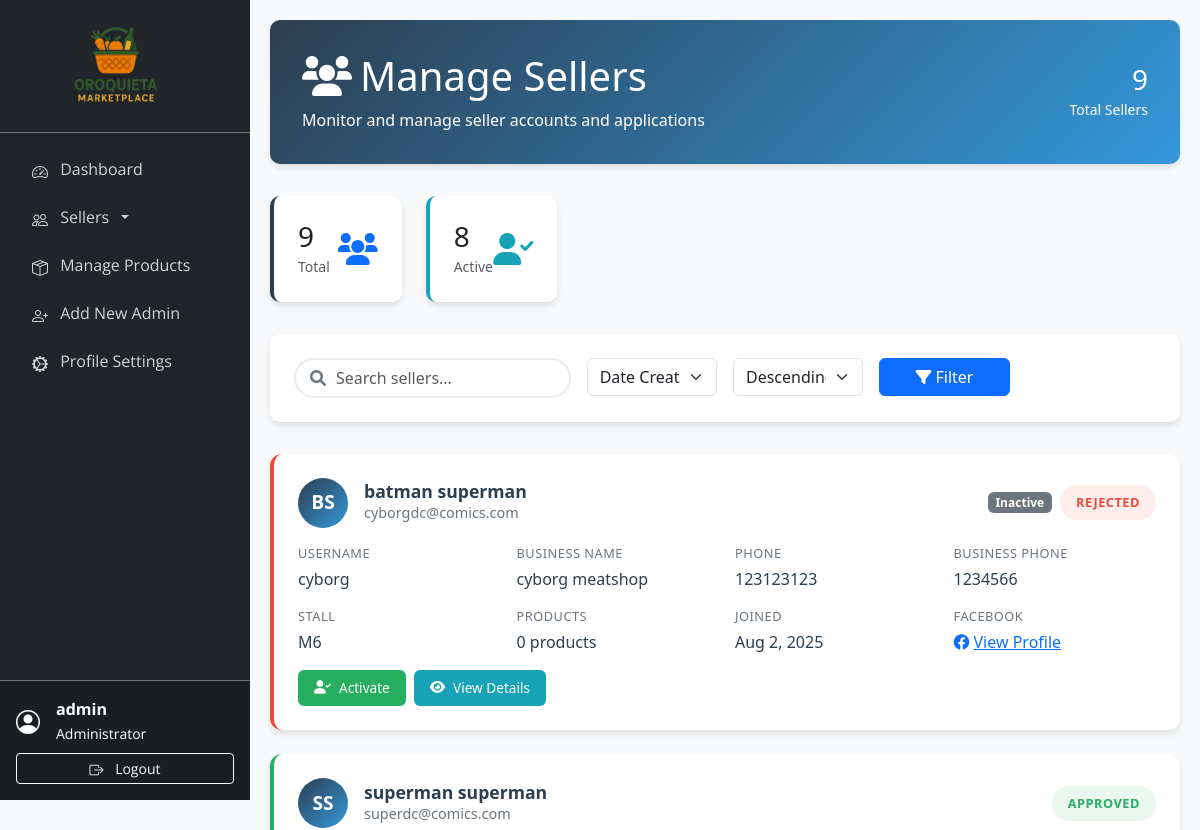
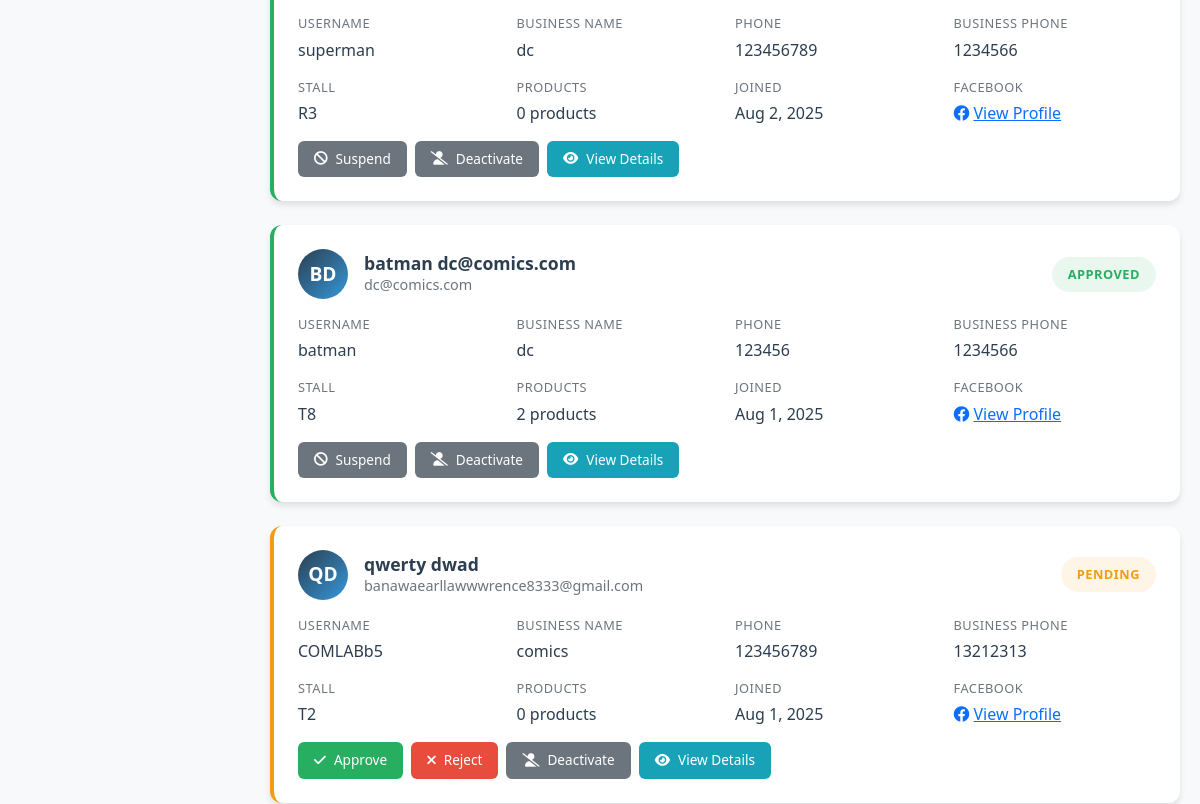
Page /admin/manage_sellers.php (signed in, upper part) on the earlier database version (2 pictures, top to bottom).
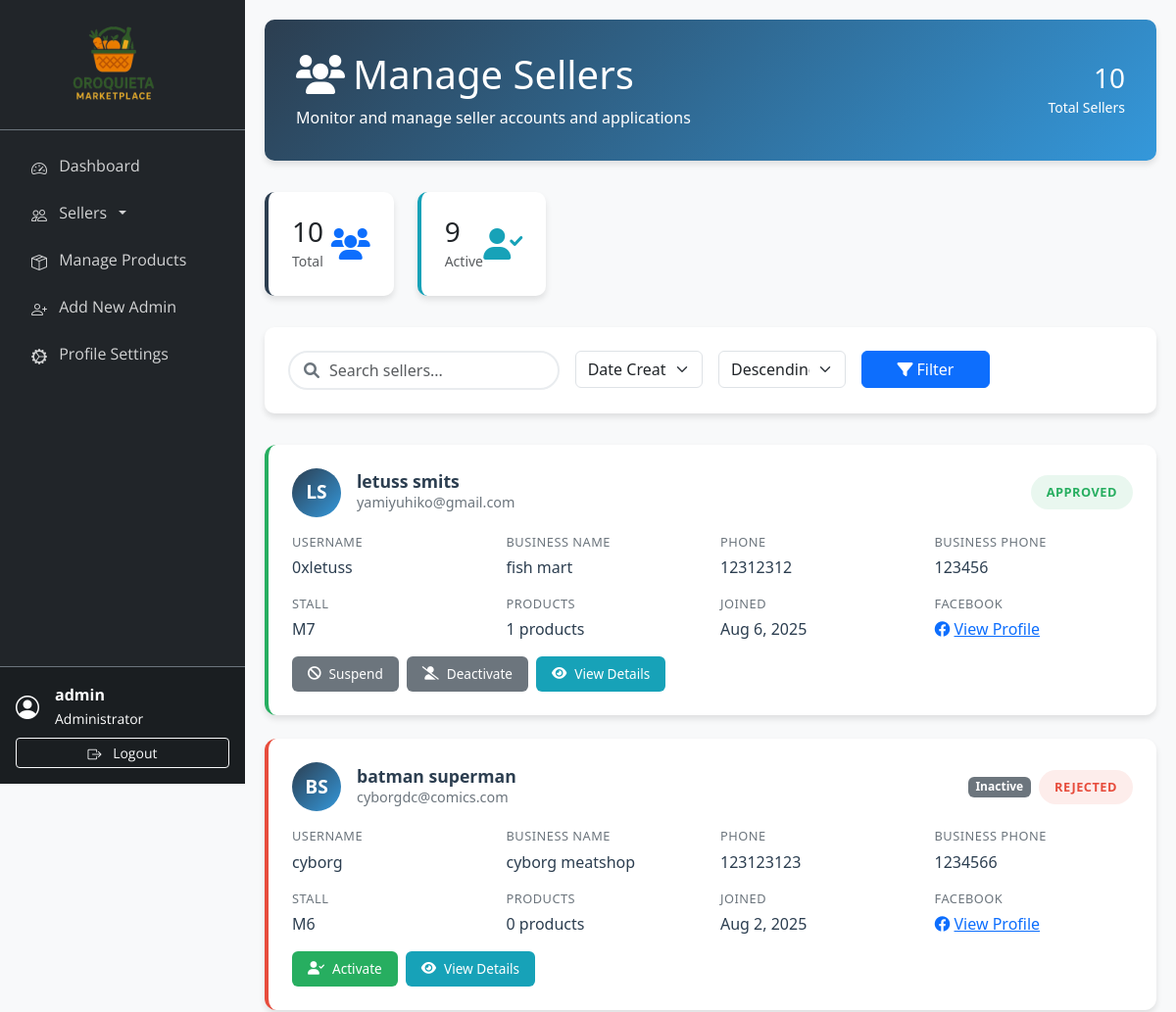
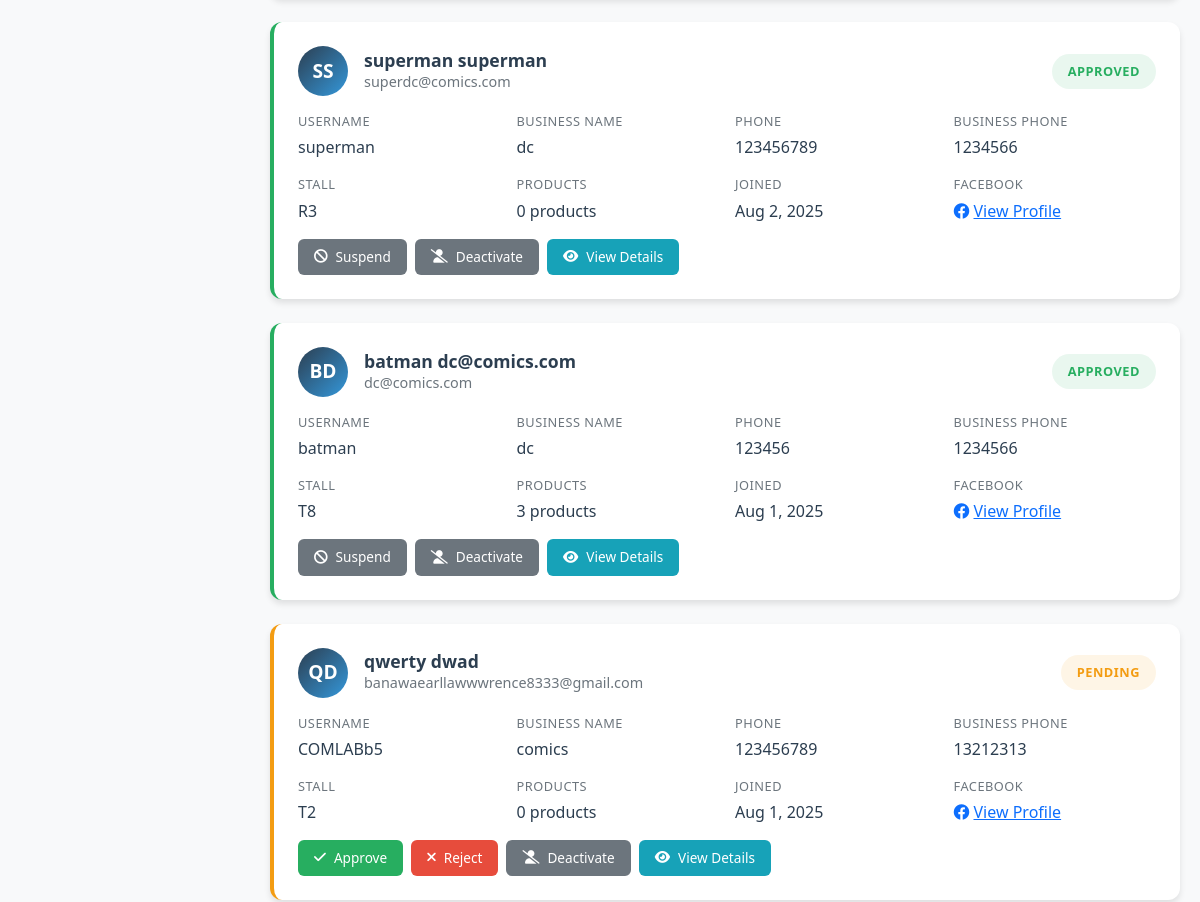
Same page on the later database version (2 pictures, top to bottom).
### tables this page shows
CREATE TABLE `sellers` (
  `id` int(11) NOT NULL,
  `username` varchar(50) NOT NULL,
  `email` varchar(100) NOT NULL,
  `password` varchar(255) NOT NULL,
  `first_name` varchar(50) DEFAULT NULL,
  `last_name` varchar(50) DEFAULT NULL,
  `phone` varchar(20) DEFAULT NULL,
  `address` text DEFAULT NULL,
  `profile_image` varchar(255) DEFAULT NULL,
  `facebook_url` varchar(255) DEFAULT NULL,
  `is_active` tinyint(1) DEFAULT 1,
  `status` enum('pending','approved','rejected','suspended') DEFAULT 'pending',
  `created_at` timestamp NOT NULL DEFAULT current_timestamp(),
  `updated_at` timestamp NOT NULL DEFAULT current_timestamp() ON UPDATE current_timestamp()
);

### admin/manage_sellers.php (the view, shortened to what the changed rows need)
<?php
require_once '../includes/db_connect.php';
$sort_by = $_GET['sort'] ?? 'created_at';
$sort_order = $_GET['order'] ?? 'DESC';
$where_conditions = [];
$params = [];
$where_clause = !empty($where_conditions) ? 'WHERE ' . implode(' AND ', $where_conditions) : '';
$valid_sorts = ['created_at', 'username', 'status', 'first_name', 'last_name'];
$sort_by = in_array($sort_by, $valid_sorts) ? $sort_by : 'created_at';
$sort_order = in_array(strtoupper($sort_order), ['ASC', 'DESC']) ? strtoupper($sort_order) : 'DESC';
$query = "
    SELECT
        s.*,
        sa.business_name,
        sa.business_phone,
        sa.selected_stall,
        st.stall_number,
        (SELECT COUNT(*) FROM products p WHERE p.seller_id = s.id) as product_count
    FROM sellers s
    LEFT JOIN seller_applications sa ON s.id = sa.seller_id
    LEFT JOIN stalls st ON sa.selected_stall = st.stall_number
    {$where_clause}
    ORDER BY s.{$sort_by} {$sort_order}
";
$stmt = $pdo->prepare($query);
$stmt->execute($params);
$sellers = $stmt->fetchAll(PDO::FETCH_ASSOC);
$stats_query = "
    SELECT
        COUNT(*) as total,
        SUM(CASE WHEN is_active = 1 THEN 1 ELSE 0 END) as active
    FROM sellers
";
$stats_stmt = $pdo->query($stats_query);
$stats = $stats_stmt->fetch(PDO::FETCH_ASSOC);
?>
<!DOCTYPE html>
<html lang="en">
<head>
    <link href="https://cdn.jsdelivr.net/npm/bootstrap@5.3.0/dist/css/bootstrap.min.css" rel="stylesheet">
    <link href="https://cdnjs.cloudflare.com/ajax/libs/font-awesome/6.0.0/css/all.min.css" rel="stylesheet">
    <link href="https://cdn.jsdelivr.net/npm/bootstrap-icons@1.10.0/font/bootstrap-icons.css" rel="stylesheet">
</head>
<body>
    <div class="main-content">
        <div class="page-header">
            <div class="d-flex justify-content-between align-items-center">
                <div>
                    <h1 class="mb-2"><i class="fas fa-users me-2"></i>Manage Sellers</h1>
                </div>
                <div class="text-end">
                    <h3 class="mb-0"><?php echo $stats['total']; ?></h3>
                    <small>Total Sellers</small>
                </div>
            </div>
        </div>
        <div class="row stats-row">
            <div class="col-md-2">
                <div class="stat-card">
                    <div class="d-flex justify-content-between align-items-center">
                        <div>
                            <h3 class="mb-0"><?php echo $stats['total']; ?></h3>
                            <small class="text-muted">Total</small>
                        </div>
                    </div>
                </div>
            </div>
            <div class="col-md-2">
                <div class="stat-card active">
                    <div class="d-flex justify-content-between align-items-center">
                        <div>
                            <h3 class="mb-0"><?php echo $stats['active']; ?></h3>
                            <small class="text-muted">Active</small>
                        </div>
                    </div>
                </div>
            </div>
        </div>
        <div class="sellers-container">
            <?php if (empty($sellers)): ?>
                <div class="empty-state">
                    <i class="fas fa-users"></i>
                    <h3>No sellers found</h3>
                    <p>No sellers match your current filters.</p>
                </div>
            <?php else: ?>
                <?php foreach ($sellers as $seller): ?>
                    <div class="seller-card <?php echo $seller['status']; ?>">
                        <div class="seller-header">
                            <div class="d-flex align-items-center flex-grow-1">
                                <div class="seller-avatar">
                                    <?php
                                    $initials = strtoupper(substr($seller['first_name'] ?: $seller['username'], 0, 1) .
                                        substr($seller['last_name'] ?: '', 0, 1));
                                    echo $initials;
                                    ?>
                                </div>
                                <div class="seller-info">
                                    <h5 class="seller-name">
                                        <?php echo htmlspecialchars($seller['first_name'] . ' ' . $seller['last_name']) ?: htmlspecialchars($seller['username']); ?>
                                    </h5>
                                    <p class="seller-email"><?php echo htmlspecialchars($seller['email']); ?></p>
                                </div>
                            </div>
                            <div class="d-flex align-items-center gap-2">
                                <?php if (!$seller['is_active']): ?>
                                    <span class="badge bg-secondary">Inactive</span>
                                <?php endif; ?>
                                <span class="status-badge status-<?php echo $seller['status']; ?>">
                                    <?php echo ucfirst($seller['status']); ?>
                                </span>
                            </div>
                        </div>
                        <div class="seller-details">
                            <div class="detail-item">
                                <span class="detail-label">Username</span>
                                <span class="detail-value"><?php echo htmlspecialchars($seller['username']); ?></span>
                            </div>
                            <div class="detail-item">
                                <span class="detail-label">Business Name</span>
                                <span
                                    class="detail-value"><?php echo htmlspecialchars($seller['business_name'] ?: 'N/A'); ?></span>
                            </div>
                            <div class="detail-item">
                                <span class="detail-label">Phone</span>
                                <span class="detail-value"><?php echo htmlspecialchars($seller['phone'] ?: 'N/A'); ?></span>
                            </div>
                            <div class="detail-item">
                                <span class="detail-label">Business Phone</span>
                                <span
                                    class="detail-value"><?php echo htmlspecialchars($seller['business_phone'] ?: 'N/A'); ?></span>
                            </div>
                            <div class="detail-item">
                                <span class="detail-label">Stall</span>
                                <span
                                    class="detail-value"><?php echo htmlspecialchars($seller['selected_stall'] ?: 'Not assigned'); ?></span>
                            </div>
                            <div class="detail-item">
                                <span class="detail-label">Products</span>
                                <span class="detail-value"><?php echo $seller['product_count']; ?> products</span>
                            </div>
                            <div class="detail-item">
                                <span class="detail-label">Joined</span>
                                <span
                                    class="detail-value"><?php echo date('M j, Y', strtotime($seller['created_at'])); ?></span>
                            </div>
                            <div class="detail-item">
                                <span class="detail-label">Facebook</span>
                                <span class="detail-value">
                                    <?php if ($seller['facebook_url']): ?>
                                        <a href="<?php echo htmlspecialchars($seller['facebook_url']); ?>" target="_blank"
                                            class="text-primary">
                                            <i class="fab fa-facebook me-1"></i>View Profile
                                        </a>
                                    <?php else: ?>
                                        N/A
                                    <?php endif; ?>
                                </span>
                            </div>
                        </div>
                        <div class="action-buttons">
                            <?php if ($seller['status'] === 'pending'): ?>
                                <button type="button" class="btn-action btn-approve"
                                    onclick="showApproveModal(<?php echo $seller['id']; ?>)">
                                    <i class="fas fa-check"></i>Approve
                                </button>
                                <button type="button" class="btn-action btn-reject"
                                    onclick="showRejectModal(<?php echo $seller['id']; ?>)">
                                    <i class="fas fa-times"></i>Reject
                                </button>
                            <?php endif; ?>
                            <?php if ($seller['status'] === 'approved'): ?>
                                <button type="button" class="btn-action btn-suspend"
                                    onclick="showSuspendModal(<?php echo $seller['id']; ?>)">
                                    <i class="fas fa-ban"></i>Suspend
                                </button>
                            <?php endif; ?>
                            <?php if ($seller['is_active']): ?>
                                <button type="button" class="btn-action btn-suspend"
                                    onclick="showDeactivateModal(<?php echo $seller['id']; ?>)">
                                    <i class="fas fa-user-slash"></i>Deactivate
                                </button>
                            <?php else: ?>
                                <button type="button" class="btn-action btn-approve"
                                    onclick="showActivateModal(<?php echo $seller['id']; ?>)">
                                    <i class="fas fa-user-check"></i>Activate
                                </button>
                            <?php endif; ?>
                            <button type="button" class="btn-action btn-view"
                                onclick="viewSellerDetails(<?php echo $seller['id']; ?>)">
                                <i class="fas fa-eye"></i>View Details
                            </button>
                        </div>
                    </div>
                <?php endforeach; ?>
            <?php endif; ?>
        </div>
    </div>
</body>
</html>

Differences in the rows shown:
added sellers: initials "LS", first_name+last_name "letuss smits", email "yamiyuhiko@gmail.com", status "APPROVED", username "0xletuss", business_name "fish mart", phone "12312312", business_phone "123456", selected_stall "M7", product_count "1", created_at "Aug 6, 2025"
computed for sellers "BD": product_count "2" → "3"
Other differences:
$stats['total']: "9" → "10"
$stats['active']: "8" → "9"
